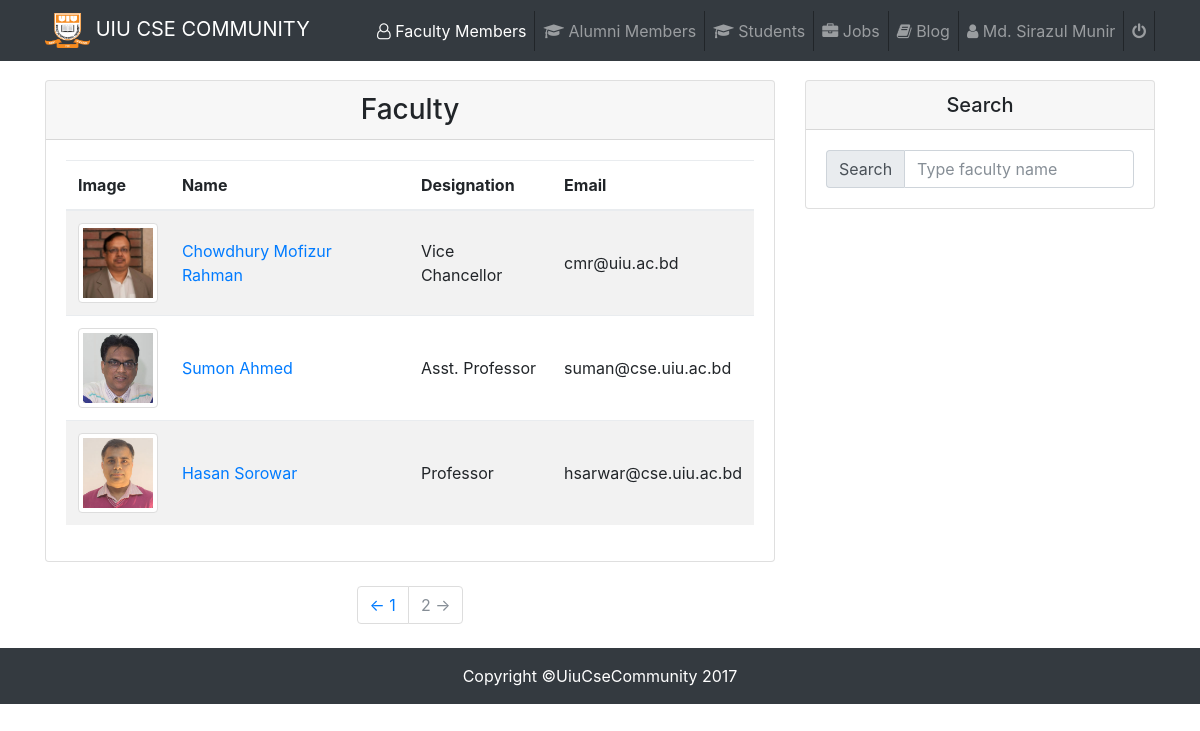
The app's page /Student/faculty.php (signed in) with its own data.
### tables this page shows
CREATE TABLE `student` (
  `id` int(11) NOT NULL,
  `name` varchar(100) NOT NULL,
  `designation` varchar(500) NOT NULL,
  `email` varchar(100) NOT NULL,
  `sID` varchar(10) NOT NULL,
  `fID` varchar(100) NOT NULL,
  `tID` varchar(100) NOT NULL,
  `inID` varchar(100) NOT NULL,
  `address` varchar(100) NOT NULL,
  `hobby` varchar(500) NOT NULL,
  `blood` varchar(50) NOT NULL,
  `projects` varchar(500) NOT NULL,
  `password` varchar(20) NOT NULL,
  `sPhoto` varchar(500) NOT NULL
);

CREATE TABLE `faculty` (
  `id` int(11) NOT NULL,
  `name` varchar(100) NOT NULL,
  `designation` varchar(100) NOT NULL,
  `email` varchar(100) NOT NULL,
  `qualification` varchar(50) NOT NULL,
  `company` varchar(50) NOT NULL,
  `experience` varchar(100) NOT NULL,
  `projects` varchar(500) NOT NULL,
  `hobby` varchar(100) NOT NULL,
  `fbID` varchar(500) NOT NULL,
  `twitterID` varchar(500) NOT NULL,
  `linkedInID` varchar(500) NOT NULL,
  `password` varchar(20) NOT NULL,
  `facultyPhoto` varchar(500) NOT NULL
);

### Student/faculty.php (the view, shortened to what this page needs)
<?php
    require_once ('../dbConnect.php');
    $user = $_SESSION['email'];
    $sql1 = $conn->query("SELECT * FROM `student` WHERE (email = '$user') ");
    $result1 = mysqli_fetch_array($sql1);
    $row1 = $conn->query("SELECT * FROM `faculty` WHERE 1");
 ?>
<!DOCTYPE html>
<html lang="en">
  <head>
    <link href="vendor/bootstrap/css/bootstrap.min.css" rel="stylesheet">
    <link rel="stylesheet" href="https://cdnjs.cloudflare.com/ajax/libs/font-awesome/4.7.0/css/font-awesome.min.css">
    <link href="http://maxcdn.bootstrapcdn.com/font-awesome/4.2.0/css/font-awesome.min.css" rel="stylesheet">
    <link rel="stylesheet" type="text/css" href="css/socialicon.css">
    <link href="css/blog-home.css" rel="stylesheet">
    <link rel="stylesheet" type="text/css" href="css/custom.css">
  </head>
  <body>
   <nav class="navbar navbar-expand-lg navbar-dark bg-dark fixed-top">
      <div class="container">
        <a class="navbar-brand" href="#"><img src="img/uiu.png" height="35" width="45" alt=""> UIU CSE COMMUNITY</a>
        <div class="collapse navbar-collapse" id="navbarResponsive">
          <ul class="navbar-nav ml-auto">
            <li class="nav-item active" style="border-right: 1px solid;">
              <a class="nav-link" href="faculty.php"><i class="fa fa-user-o" aria-hidden="true"></i> Faculty Members<span class="sr-only">(current)</span></a>
            </li>
            <li class="nav-item" style="border-right: 1px solid;">
              <a class="nav-link" href="alumni.php"><i class="fa fa-graduation-cap" aria-hidden="true"></i> Alumni Members</a>
            </li>
            <li class="nav-item" style="border-right: 1px solid;">
              <a class="nav-link" href="students.php"><i class="fa fa-graduation-cap" aria-hidden="true"></i> Students</a>
            </li>
            <li class="nav-item" style="border-right: 1px solid;">
              <a class="nav-link" href="job/job_list.php"><i class="fa fa-briefcase" aria-hidden="true"></i> Jobs</a>
            </li>
            <li class="nav-item" style="border-right: 1px solid;">
              <a class="nav-link" href="blog/blog.php"><i class="fa fa-book" aria-hidden="true"></i> Blog</a>
            </li>
            <li class="nav-item" style="border-right: 1px solid;">
              <a class="nav-link" href="timeline.php"><i class="fa fa-user" aria-hidden="true"></i> <?php echo $result1['name']; ?></a>
            </li>
            <li class="nav-item" style="border-right: 1px solid;">
              <a class="nav-link" href="logout.php"><i class="fa fa-power-off" aria-hidden="true"></i></a>
            </li>
          </ul>
        </div>
      </div>
    </nav>
    <div class="container">
      <div class="row">
        <div class="col-md-8">
            <div class="card my-4">
                <h3 align="center" class="card-header">Faculty</h3>
                    <div class="card-body">
                       <table class="table table-striped" id="student_table">
                            <thead>
                                <tr>
                                  <th>Image</th>
                                  <th>Name</th>
                                  <th>Designation</th>
                                  <th>Email</th>
                                </tr>
                            </thead>
                            <tbody>
                              <?php while($result2 = mysqli_fetch_array($row1))  { ?>
                              <tr>
                                <td> <img class="img-thumbnail avatar avatar-original" style="-webkit-user-select:none; display:block; margin:auto;"  width="50" height="50" <?php echo "<img src='../Photos/".$result2['facultyPhoto']."'> "; ?> </td>
                                <td> <a href="facultyDetails.php?id=<?php echo $result2['id']; ?>"> <?php echo $result2['name']; ?> </a></td>
                                <td> <?php echo $result2['designation']; ?> </td>
                                <td> <?php echo $result2['email']; ?> </td>
                              </tr>
                            <?php } ?>
                            </tbody>
                          </table>
                    </div>
            </div>
          <ul class="pagination justify-content-center mb-4">
            <li class="page-item">
              <a class="page-link" href="#">&larr; 1 </a>
            </li>
            <li class="page-item disabled">
              <a class="page-link" href="#">2 &rarr;</a>
            </li>
          </ul>
        </div>
        <div class="col-md-4">
          <div class="card my-4">
            <h5 align="center" class="card-header">Search</h5>
            <div class="card-body">
              <div class="input-group">
               <span class="input-group-addon">Search</span>
               <input type="text" name="search_text" id="search_text" placeholder="Type faculty name" class="form-control"/>
              </div>
            </div>
          </div>
        </div>
      </div>
    </div>
    <footer class="py-3 bg-dark">
      <div class="container">
        <p class="m-0 text-center text-white">Copyright &copy;UiuCseCommunity 2017</p>
      </div>
    </footer>
  </body>
</html>

### Student/css/blog-home.css (style rules this page uses)
body { padding-top: 54px; }
@media (min-width: 992px) { body { padding-top: 56px; } }

### Student/css/custom.css (style rules this page uses)
.table > tbody > tr > td { vertical-align: middle; }
.table > tbody > tr > td > img { height: 80px; width: 80px; }

### records on screen
student: name "Md. Sirazul Munir"
faculty: facultyPhoto (picture), name "Chowdhury Mofizur Rahman", designation "Vice Chancellor", email "cmr@uiu.ac.bd"
faculty: facultyPhoto (picture), name "Sumon Ahmed", designation "Asst. Professor", email "suman@cse.uiu.ac.bd"
faculty: facultyPhoto (picture), name "Hasan Sorowar", designation "Professor", email "hsarwar@cse.uiu.ac.bd"
